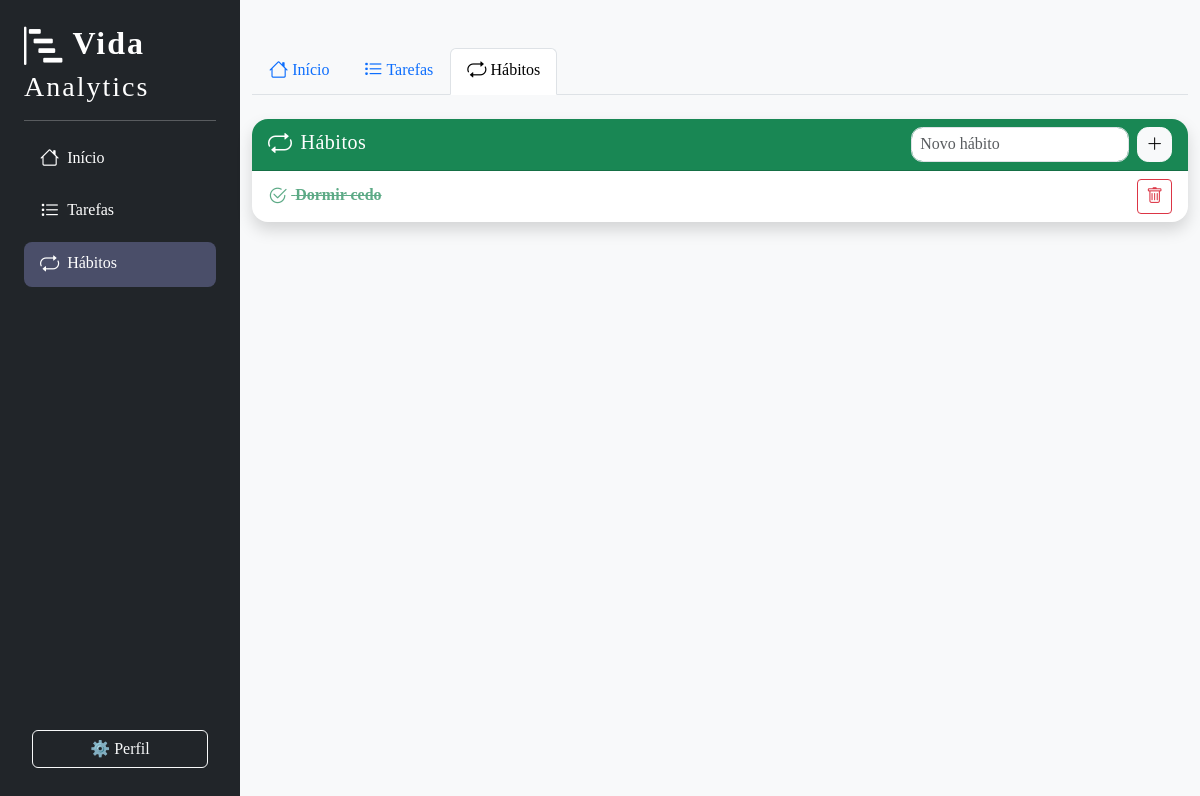
The app's page /habitos (signed in), older data.
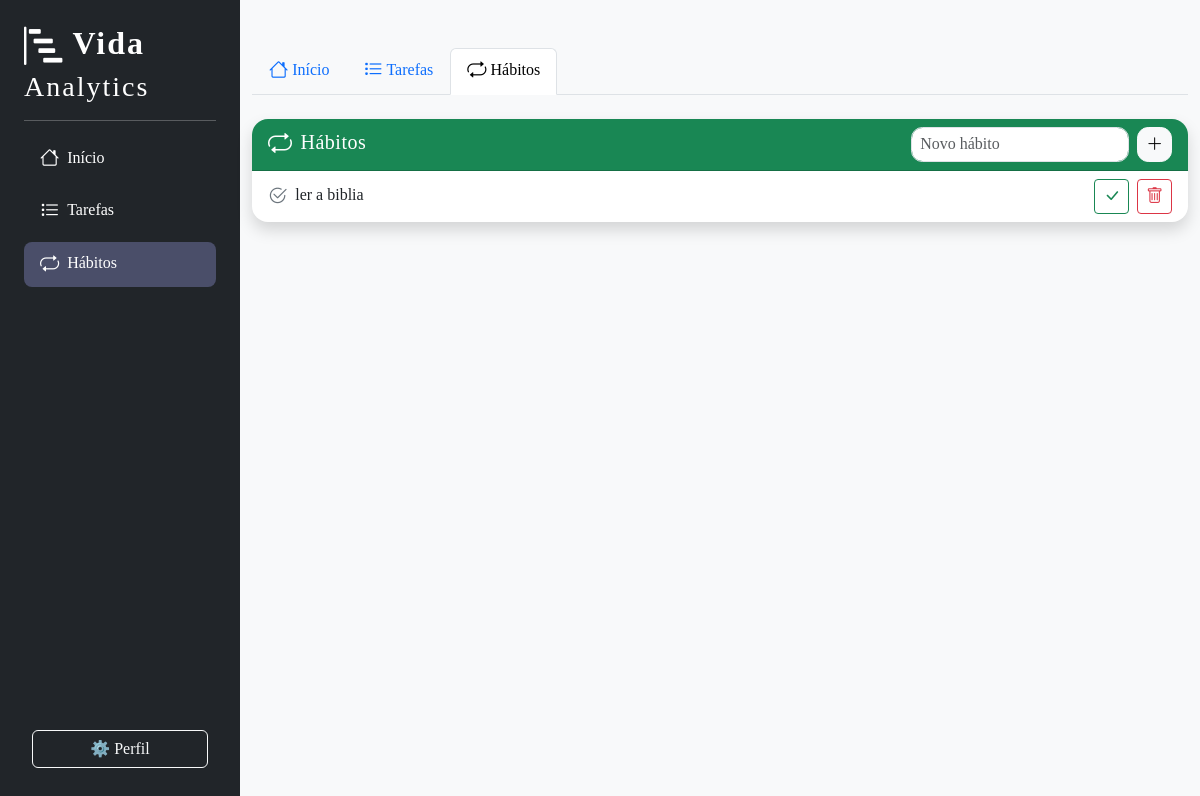
The same page, newer data.
### main.py (models this page shows, shortened)
class Habito(db.Model):
    id = db.Column(db.Integer, primary_key=True)
    titulo = db.Column(db.String(120), nullable=False)
    status = db.Column(db.String(20), default='pendente')
    frequencia = db.Column(db.String(20), default='diário')
    usuario_id = db.Column(db.Integer, db.ForeignKey(
        'usuario.id'), nullable=False)
    registros = db.relationship(
        'RegistroHabito', backref='habito', cascade="all, delete-orphan")

### main.py (the view)
@app.route("/habitos")
def habitos():
    usuario_id = session.get("usuario_id")
    habitos = Habito.query.filter_by(usuario_id=usuario_id).all()
    removido = db.Column(db.Boolean, default=False)
    return render_template("index.html", habitos=habitos, aba="habitos")

### templates/index.html (shortened to what this page needs)
{% extends "base.html" %}
{% block content %}
<div class="container py-5">
  <ul class="nav nav-tabs mb-4">
    <li class="nav-item">
      <a class="nav-link {% if aba == 'dashboard' %}active{% endif %}" href="{{ url_for('dashboard') }}">
        <i class="bi bi-house"></i> Início
      </a>
    </li>
    <li class="nav-item">
      <a class="nav-link {% if aba == 'tarefas' %}active{% endif %}" href="{{ url_for('tarefas') }}">
        <i class="bi bi-list-task"></i> Tarefas
      </a>
    </li>
    <li class="nav-item">
      <a class="nav-link {% if aba == 'habitos' %}active{% endif %}" href="{{ url_for('habitos') }}">
        <i class="bi bi-repeat"></i> Hábitos
      </a>
    </li>
  </ul>
  {% if aba == 'dashboard' %}
  <script>
    async function carregarLembretes() {
      const resp = await fetch('/lembretes_pendentes');
      const dados = await resp.json();
      const lista = document.getElementById('listaLembretes');
      const card = document.getElementById('cardLembretes');
      const semLembretes = document.getElementById('semLembretes');
      lista.innerHTML = '';
      let temLembrete = false;
      if (dados.tarefas.length) {
        dados.tarefas.forEach(t => {
          const li = document.createElement('li');
          li.className = "list-group-item d-flex align-items-center";
          li.innerHTML = `<span class="badge bg-primary me-2">Tarefa</span> ${t.titulo} <span class="badge bg-secondary ms-2">Prazo: ${t.prazo}</span>`;
          lista.appendChild(li);
          temLembrete = true;
        });
      }
      if (dados.habitos.length) {
        dados.habitos.forEach(h => {
          const li = document.createElement('li');
          li.className = "list-group-item d-flex align-items-center";
          li.innerHTML = `<span class="badge bg-success me-2">Hábito</span> ${h}`;
          lista.appendChild(li);
          temLembrete = true;
        });
      }
      card.style.display = 'block';
      semLembretes.style.display = temLembrete ? 'none' : 'block';
      lista.style.display = temLembrete ? 'block' : 'none';
    }
    document.addEventListener('DOMContentLoaded', carregarLembretes);
  </script>
  <div class="row mb-2">
    <div class="col-lg-6">
      <div class="card shadow border-0 rounded-4">
        <div class="card-body">
          <h2 class="card-title mb-3 fw-bold "><i class="bi bi-bar-chart-steps me-2"></i>Bem-vindo ao Vida Analytics, {{usuario.nome }}!
          </h2>
          <p class="card-text">Gerencie suas tarefas e hábitos, acompanhe seu progresso e evolua sua rotina!</p>
          <hr>
          <div class="d-flex gap-4">
            <div>
              <span class="fs-4 fw-bold text-primary">{{tarefas|length }}</span>
              <div class="text-muted">Tarefas</div>
            </div>
            <div>
              <span class="fs-4 fw-bold text-success">{{ habitos|length }}</span>
              <div class="text-muted">Hábitos</div>
            </div>
          </div>
        </div>
      </div>
    </div>
    <div class="col-lg-6 me-lg-8">
      <div id="cardLembretes" class="card shadow border-0 rounded-4 mb-2" style="display:none;">
        <div class="card-body text-center">
          <div class="mb-0">
            <i class="bi bi-bell-fill text-warning" style="font-size: 2.5rem;"></i>
          </div>
          <h5 class="card-title mb-3 fw-bold text-warning">Lembretes de hoje</h5>
          <hr>
          <ul id="listaLembretes" class="list-group list-group-flush mb-0 ad"></ul>
          <div id="semLembretes" class="text-muted mt-3" style="display:none;">
            <i class="bi bi-emoji-smile"></i> Nenhuma pendência para hoje!
          </div>
        </div>
      </div>
    </div>
  </div>
  <div class="container py-3">
    <div class="card shadow border-0 rounded-4">
      <div class="card-header bg-info text-white rounded-top-4">
        <h5 class="mb-0 fw-bold"><i class="bi bi-graph-up"></i> Quadro de Produtividade</h5>
      </div>
      <div class="card-body">
        <canvas id="graficoProgresso" height="100"></canvas>
        <script src="https://cdn.jsdelivr.net/npm/chart.js"></script>
        <script>
          async function atualizarGrafico() {
            console.log("Função atualizarGrafico chamada!");
            const resp = await fetch('/dados_grafico_progresso');
            const dados = await resp.json();
            const ctx = document.getElementById('graficoProgresso').getContext('2d');
            if (window.graficoProgresso && typeof window.graficoProgresso.destroy === 'function') {
              window.graficoProgresso.destroy();
            }
            window.graficoProgresso = new Chart(ctx, {
              type: 'line',
              data: {
                labels: dados.dias,
                datasets: [
                  {
                    label: 'Tarefas concluídas',
                    data: dados.tarefas,
                    borderColor: 'rgba(54, 162, 235, 1)',
                    backgroundColor: 'rgba(54, 162, 235, 0.2)',
                    tension: 0.3
                  },
                  {
                    label: 'Tarefas pendente',
                    data: dados.tarefas_pendentes,
                    borderColor: 'rgba(255, 0, 0, 1)',
                    backgroundColor: 'rgba(255, 0, 0, 0.2)',
                    tension: 0.3
                  },
                  {
                    label: 'Hábitos concluídos',
                    data: dados.habitos_concluidos,
                    borderColor: 'rgba(40, 167, 69, 1)',
                    backgroundColor: 'rgba(40, 167, 69, 0.2)',
                    tension: 0.3
                  }
                  // {
                  //   label: 'Hábitos pendentes',
                  //   data: dados.habitos_pendentes,
                  //   borderColor: 'rgba(255, 193, 7, 1)',
                  //   backgroundColor: 'rgba(255, 193, 7, 0.2)',
                  //   tension: 0.3
                  // }
                ]
              },
              options: {
                responsive: true,
                plugins: {
                  legend: { position: 'top' },
                  title: { display: false }
                },
                scales: {
                  y: {
                    beginAtZero: true,
                    ticks: {
                      stepSize: 1,
                      precision: 0,
                      callback: function (value) {
                        return Number.isInteger(value) ? value : null;
                      }
                    }
                  }
                }
              }
            });
          }
          document.addEventListener('DOMContentLoaded', atualizarGrafico);
        </script>
        {% elif aba == 'habitos' %}
        <div class="card shadow border-0 rounded-4">
          <div
            class="card-header bg-success text-white rounded-top-4 d-flex justify-content-between align-items-center">
            <h5 class="mb-0"><i class="bi bi-repeat me-2"></i>Hábitos</h5>
            <form action="{{ url_for('adicionar_habito') }}" method="POST" class="d-flex gap-2 mb-0">
              <input name="titulo" class="form-control form-control-sm" placeholder="Novo hábito" required>
              <button class="btn btn-light btn-sm" title="Adicionar hábito"><i class="bi bi-plus-lg"></i></button>
            </form>
          </div>
          <ul class="list-group list-group-flush">
            {% for h in habitos %}
            <li class="list-group-item d-flex justify-content-between align-items-center">
              <span
                class="{% if h.status=='concluído' %}text-decoration-line-through text-success fw-semibold{% endif %}">
                <i
                  class="bi bi-check2-circle me-1 {% if h.status=='concluído' %}text-success{% else %}text-secondary{% endif %}"></i>
                {{ h.titulo }}
              </span>
              <div>
                {% if h.status == 'pendente' %}
                <a href="{{ url_for('concluir_habito', id=h.id) }}" class="btn btn-outline-success btn-sm"
                  title="Concluir"><i class="bi bi-check-lg"></i></a>
                {% endif %}
                <a href="{{ url_for('remover_habito', id=h.id) }}" class="btn btn-outline-danger btn-sm ms-1"
                  title="Remover"><i class="bi bi-trash"></i></a>
              </div>
            </li>
            {% else %}
            <li class="list-group-item text-muted text-center">Nenhum hábito adicionado.</li>
            {% endfor %}
          </ul>
        </div>
        {% endif %}
      </div>
      {% endblock %}

### templates/base.html (shortened to what this page needs)
<!DOCTYPE html>
<html lang="pt-br">
<head>
  <link href="https://cdn.jsdelivr.net/npm/bootstrap@5.3.3/dist/css/bootstrap.min.css" rel="stylesheet">
  <link href="https://cdn.jsdelivr.net/npm/bootstrap-icons@1.11.3/font/bootstrap-icons.css" rel="stylesheet">
  <link rel="stylesheet" href="{{ url_for('static', filename='style.css') }}">
</head>
<body>
  <div class="d-flex min-vh-100">
    <nav class="sidebar bg-dark text-white p-4 d-flex flex-column justify-content-between">
      <div>
        <h2 class="mb-2" style="font-weight: bold; letter-spacing: 2px;">
          <i class="bi bi-bar-chart-steps me-2"></i>Vida
          <br>
          <div>
            <h3 class="mb-1 d-flex mt-auto me-3" style="font-weight:400; letter-spacing: 2px;">Analytics
            </h3>
            <hr>
          </div>
        </h2>
        <ul class="nav flex-column gap-2">
          <li class="nav-item">
            <a class="nav-link text-white {% if aba == 'dashboard' %}active{% endif %}"
              href="{{ url_for('dashboard') }}">
              <i class="bi bi-house me-2"></i>Início
            </a>
          </li>
          <li class="nav-item">
            <a class="nav-link text-white {% if aba == 'tarefas' %}active{% endif %}" href="{{ url_for('tarefas') }}">
              <i class="bi bi-list-task me-2"></i>Tarefas
            </a>
          </li>
          <li class="nav-item">
            <a class="nav-link text-white {% if aba == 'habitos' %}active{% endif %}" href="{{ url_for('habitos') }}">
              <i class="bi bi-repeat me-2"></i>Hábitos
            </a>
          </li>
        </ul>
      </div>
      <div class="mt-auto p-2 ">
        <a href="{{ url_for('editar_usuario', id=session['usuario_id']) }}" class="btn btn-outline-light w-100 mt-4">⚙️
          Perfil</a>
      </div>
    </nav>
    <main class="flex-grow-1 bg-light">
      {% block content %}{% endblock %}
    </main>
  </div>
</html>

### static/style.css (style rules this page uses)
body { background: linear-gradient(120deg, #f8fafc 0%, #e0eafc 100%); min-height: 10vh; }
.sidebar { width: 240px; min-width: 200px; background: #22223b; color: #fff; box-shadow: 2px 0 16px rgba(34, 34, 59, 0.07); }
.sidebar h2 { font-weight: 700; letter-spacing: 1px; }
.sidebar .nav-link { color: #bfc0c0; border-radius: 0.5rem; transition: background 0.2s, color 0.2s; }
.sidebar .nav-link.active, .sidebar .nav-link:hover { background: #4a4e69; color: #fff; }
.card { border-radius: 1.5rem; box-shadow: 0 6px 32px rgba(34, 34, 59, 0.09); }
.card-header { border-radius: 1.5rem 1.5rem 0 0; font-weight: 600; letter-spacing: 0.5px; font-size: 1.1rem; }
.list-group-item { border: none; border-bottom: 1px solid #f0f0f0; background: transparent; }
.list-group-item:last-child { border-bottom: none; }
input.form-control, input.form-control-sm { border-radius: 0.7rem; border: 1px solid #dee2e6; font-size: 1rem; }
button.btn, button.btn-sm { border-radius: 0.7rem; transition: background 0.2s, color 0.2s, box-shadow 0.2s; }
.bi { vertical-align: middle; font-size: 1.2em; }
.bg-success { background: #198754 !important; }

### templates/base.html (style rules this page uses)
body { font-family: Cambria, Cochin, Georgia, Times, 'Times New Roman', serif; }

Row changes from the older to the newer data that the page shows:
changed Habito: status "concluído" → "pendente" (drawn); titulo "Dormir cedo" → "ler a biblia"
